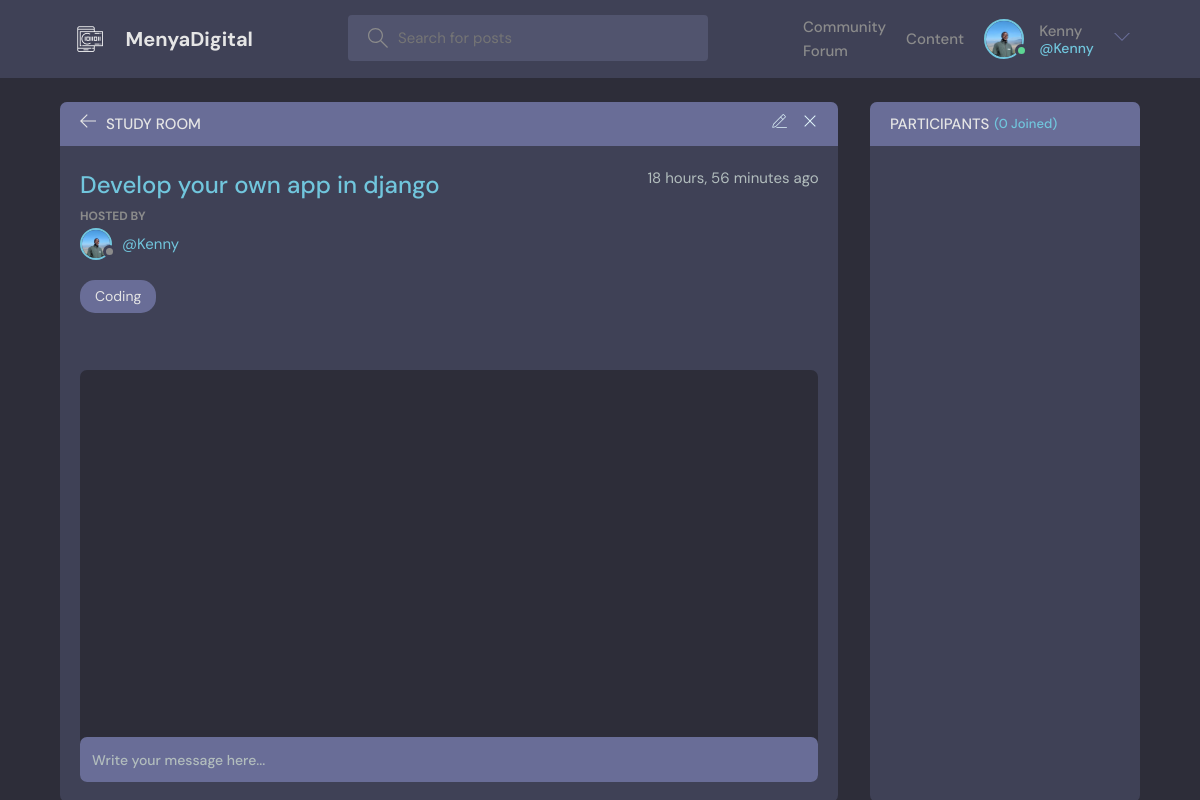
The app's page /room/3/ (signed in), older data.
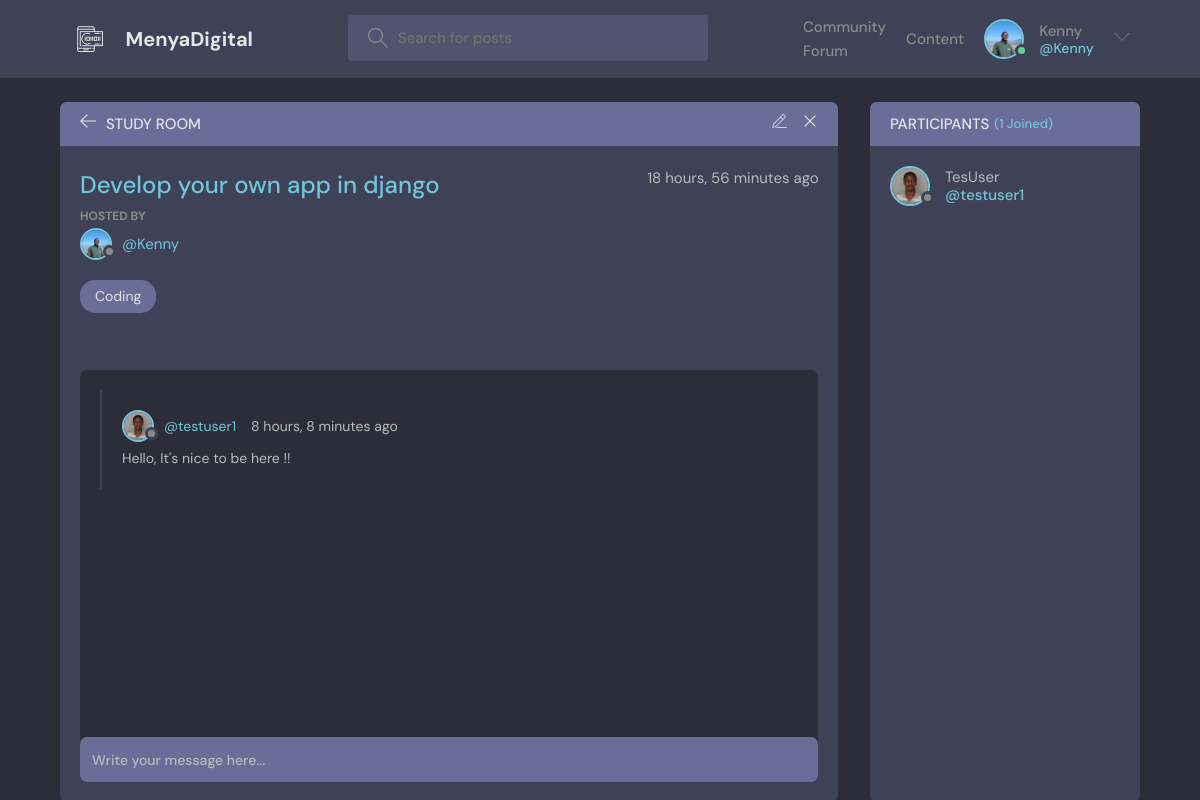
The same page, newer data.
### menyaApp/models.py (models this page shows, shortened)
class User(AbstractUser):
    username = models.CharField(max_length=150, unique=True, null=True, blank=True)
    name = models.CharField(max_length=200, null=True)
    email = models.EmailField(unique=True, null=True)
    bio = models.TextField(null=True)
    avatar = models.ImageField(null=True, default="avatar.svg")
    USERNAME_FIELD = "email"
    REQUIRED_FIELDS = ["username"]

class Room(models.Model):
    host = models.ForeignKey(User, on_delete=models.SET_NULL, null=True)
    topic = models.ForeignKey(Topic, on_delete=models.SET_NULL, null=True)
    name = models.CharField(max_length=200)
    description = models.TextField(null=True, blank=True)
    participants = models.ManyToManyField(User, related_name="participants", blank=True)
    updated = models.DateTimeField(auto_now=True)
    created = models.DateTimeField(auto_now_add=True)
    class Meta:
        ordering = ["-updated", "-created"]

class Topic(models.Model):
    name = models.CharField(max_length=200)
    def __str__(self):
        return self.name

class Message(models.Model):
    user = models.ForeignKey(User, on_delete=models.CASCADE)
    room = models.ForeignKey(Room, on_delete=models.CASCADE)
    body = models.TextField()
    updated = models.DateTimeField(auto_now=True)
    created = models.DateTimeField(auto_now_add=True)
    class Meta:
        ordering = ["-updated", "-created"]

### menyaApp/views.py (the view)
# urls.py: path("room/<str:pk>/", views.room, name="room"),
@login_required(login_url="login")
def room(request, pk):
    room = Room.objects.get(id=pk)
    room_messages = room.message_set.all()
    participants = room.participants.all()
    if request.method == "POST":
        message = Message.objects.create(
            user=request.user, room=room, body=request.POST.get("body")
        )
        room.participants.add(request.user)
        return redirect("room", pk=room.id)
    context = {
        "room": room,
        "room_messages": room_messages,
        "participants": participants,
    }
    return render(request, "base/room.html", context)

### menyaApp/templates/base/room.html (shortened to what this page needs)
{% extends 'main.html' %} {% block content %}
<main class="profile-page layout layout--2">
  <div class="container">
    <div class="room">
      <div class="room__top">
        <div class="room__topLeft">
          <a href="{% url 'home' %}">
            <svg
              version="1.1"
              xmlns="http://www.w3.org/2000/svg"
              width="32"
              height="32"
              viewBox="0 0 32 32"
            >
              <title>arrow-left</title>
              <path
                d="M13.723 2.286l-13.723 13.714 13.719 13.714 1.616-1.611-10.96-10.96h27.625v-2.286h-27.625l10.965-10.965-1.616-1.607z"
              ></path>
            </svg>
          </a>
          <h3>Study Room</h3>
        </div>
        {% if room.host == request.user %}
        <div class="room__topRight">
          <a href="{% url 'update-room' room.id %}">
          </a>
          <a href="{% url 'delete-room' room.id %}">
            <svg
              version="1.1"
              xmlns="http://www.w3.org/2000/svg"
              width="32"
              height="32"
              viewBox="0 0 32 32"
            >
              <title>remove</title>
              <path
                d="M27.314 6.019l-1.333-1.333-9.98 9.981-9.981-9.981-1.333 1.333 9.981 9.981-9.981 9.98 1.333 1.333 9.981-9.98 9.98 9.98 1.333-1.333-9.98-9.98 9.98-9.981z"
              ></path>
            </svg>
          </a>
        </div>
        {% endif %}
      </div>
      <div class="room__box scroll">
        <div class="room__header scroll">
          <div class="room__info">
            <h3>{{room.name}}</h3>
            <span>{{room.created|timesince}} ago</span>
          </div>
          <div class="room__hosted">
            <p>Hosted By</p>
            <a
              href="{% url 'user-profile' room.host.id %}"
              class="room__author"
            >
              <div class="avatar avatar--small">
                <img src="{{room.host.avatar.url}}" />
              </div>
              <span>@{{room.host.username}}</span>
            </a>
          </div>
          <span class="room__topics">{{room.topic}}</span>
        </div>
        <div class="room__conversation">
          <div class="threads scroll">
            {% for message in room_messages %}
            <div class="thread">
              <div class="thread__top">
                <div class="thread__author">
                  <a
                    href="{% url 'user-profile' message.user.id %}"
                    class="thread__authorInfo"
                  >
                    <div class="avatar avatar--small">
                      <img src="{{message.user.avatar.url}}" />
                    </div>
                    <span>@{{message.user.username}}</span>
                  </a>
                  <span class="thread__date"
                    >{{message.created|timesince}} ago</span
                  >
                </div>
              </div>
              <div class="thread__details">{{message.body}}</div>
            </div>
            {% endfor %}
          </div>
        </div>
      </div>
      <div class="room__message">
        <form action="" method="POST">
          <input name="body" placeholder="Write your message here..." />
        </form>
      </div>
    </div>
    <div class="participants">
      <h3 class="participants__top">
        Participants <span>({{participants.count}} Joined)</span>
      </h3>
      <div class="participants__list scroll">
        {% for user in participants %}
        <a href="{%  url 'user-profile' user.id %}" class="participant">
          <div class="avatar avatar--medium">
            <img src="{{user.avatar.url}}" />
          </div>
          <p>
            {{user.name}}
            <span>@{{user.username}}</span>
          </p>
        </a>
        {% endfor %}
      </div>
    </div>
  </div>
</main>
{% endblock content %}

### templates/main.html (shortened to what this page needs)
<!DOCTYPE html>
{% load static %}
<html lang="en">
  <head>
    <link rel="stylesheet" href="{% static 'styles/style.css' %}" />
  </head>
  <body>
    {% include 'navbar.html' %}  {% block content %} {% endblock %}
  </body>
</html>

### templates/navbar.html (shortened to what this page needs)
{% load static %}
<header class="header header--loggedIn">
  <div class="container">
    <a href="{% url 'home' %}" class="header__logo">
      <img src="{% static 'images/logo1.png' %}" />
      <h1>MenyaDigital</h1>
    </a>
    <form class="header__search" method="GET" action="{% url 'home' %}">
      <label>
        <input name="q" placeholder="Search for posts" />
      </label>
    </form>
    <nav class="header__menu">
      <a href="{% url 'home' %}">Community Forum</a>
      <a href="{% url 'video_post_list' %}">Content</a>
      {% if request.user.is_authenticated %}
      <div class="header__user">
        <a href="{% url 'update-user' %}">
          <div class="avatar avatar--medium active">
            <img src="{{request.user.avatar.url}}" />
          </div>
          <p>
            {{request.user.username}} <span>@{{request.user.username}}</span>
          </p>
        </a>
        <button class="dropdown-button">
          <svg
            version="1.1"
            xmlns="http://www.w3.org/2000/svg"
            width="32"
            height="32"
            viewBox="0 0 32 32"
          >
            <title>chevron-down</title>
            <path d="M16 21l-13-13h-3l16 16 16-16h-3l-13 13z"></path>
          </svg>
        </button>
      </div>
      {% else %}
      <a href="{% url 'login' %}">
        <img src="{% static 'images/avatar.svg' %}" />
        <p>Login</p>
      </a>
      {% endif %}
    </nav>
  </div>
</header>

Row changes from the older to the newer data that the page shows:
added Message: user.avatar (picture), user.username "testuser1", created "8 hours, 8 minutes", body "Hello, It's nice to be here !!"
added User: avatar (picture), name "TesUser", username "testuser1"
Text that changed along with them:
{{ participants.count }}: "0" → "1"
